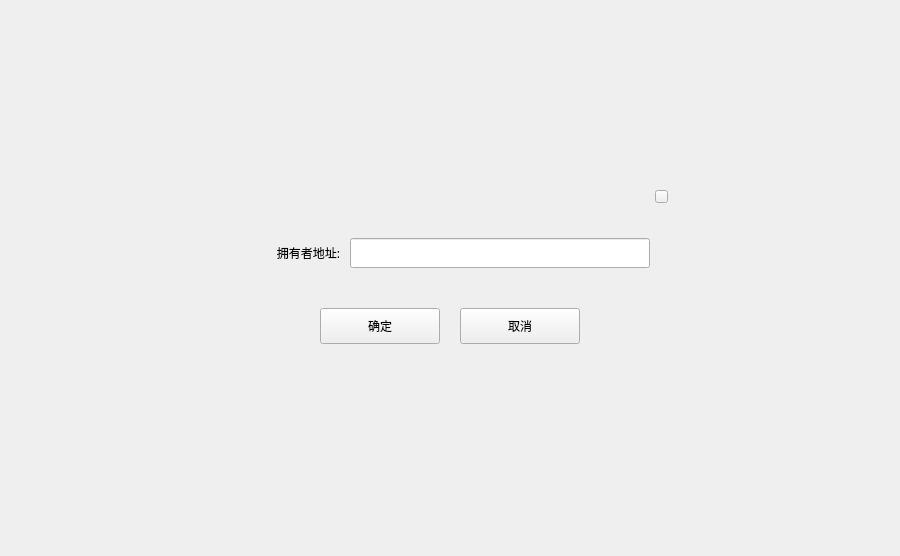
<?xml version="1.0" encoding="UTF-8"?>
<ui version="4.0">
 <class>AddOwnerDialog</class>
 <widget class="QDialog" name="AddOwnerDialog">
  <property name="geometry">
   <rect>
    <x>0</x>
    <y>0</y>
    <width>900</width>
    <height>556</height>
   </rect>
  </property>
  <property name="windowTitle">
   <string>Dialog</string>
  </property>
  <widget class="QWidget" name="widget" native="true">
   <property name="geometry">
    <rect>
     <x>0</x>
     <y>0</y>
     <width>900</width>
     <height>556</height>
    </rect>
   </property>
   <widget class="QWidget" name="containerWidget" native="true">
    <property name="geometry">
     <rect>
      <x>220</x>
      <y>178</y>
      <width>460</width>
      <height>200</height>
     </rect>
    </property>
    <property name="font">
     <font>
      <family>微软雅黑</family>
     </font>
    </property>
    <widget class="QLabel" name="label">
     <property name="geometry">
      <rect>
       <x>0</x>
       <y>60</y>
       <width>120</width>
       <height>30</height>
      </rect>
     </property>
     <property name="text">
      <string>拥有者地址:</string>
     </property>
     <property name="alignment">
      <set>Qt::AlignRight|Qt::AlignTrailing|Qt::AlignVCenter</set>
     </property>
    </widget>
    <widget class="QLineEdit" name="addressLineEdit">
     <property name="geometry">
      <rect>
       <x>130</x>
       <y>60</y>
       <width>300</width>
       <height>30</height>
      </rect>
     </property>
    </widget>
    <widget class="QToolButton" name="cancelBtn">
     <property name="geometry">
      <rect>
       <x>240</x>
       <y>130</y>
       <width>120</width>
       <height>36</height>
      </rect>
     </property>
     <property name="font">
      <font>
       <family>微软雅黑</family>
      </font>
     </property>
     <property name="cursor">
      <cursorShape>PointingHandCursor</cursorShape>
     </property>
     <property name="focusPolicy">
      <enum>Qt::NoFocus</enum>
     </property>
     <property name="styleSheet">
      <string notr="true"/>
     </property>
     <property name="text">
      <string>取消</string>
     </property>
    </widget>
    <widget class="QToolButton" name="okBtn">
     <property name="geometry">
      <rect>
       <x>100</x>
       <y>130</y>
       <width>120</width>
       <height>36</height>
      </rect>
     </property>
     <property name="font">
      <font>
       <family>微软雅黑</family>
      </font>
     </property>
     <property name="cursor">
      <cursorShape>PointingHandCursor</cursorShape>
     </property>
     <property name="focusPolicy">
      <enum>Qt::NoFocus</enum>
     </property>
     <property name="styleSheet">
      <string notr="true"/>
     </property>
     <property name="text">
      <string>确定</string>
     </property>
    </widget>
    <widget class="QToolButton" name="closeBtn">
     <property name="geometry">
      <rect>
       <x>435</x>
       <y>12</y>
       <width>13</width>
       <height>13</height>
      </rect>
     </property>
     <property name="cursor">
      <cursorShape>PointingHandCursor</cursorShape>
     </property>
     <property name="focusPolicy">
      <enum>Qt::NoFocus</enum>
     </property>
     <property name="styleSheet">
      <string notr="true"/>
     </property>
     <property name="text">
      <string/>
     </property>
    </widget>
   </widget>
  </widget>
 </widget>
 <resources/>
 <connections/>
</ui>
